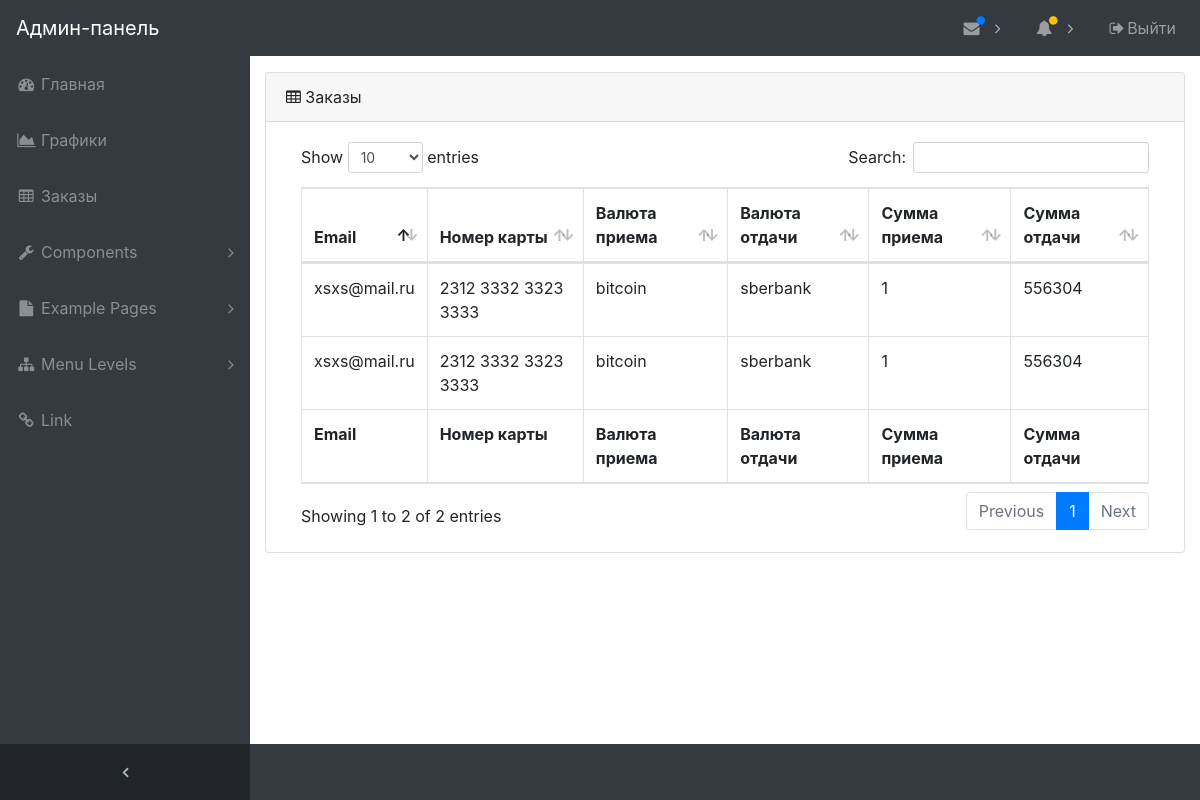
The app's page /orders/, older data.
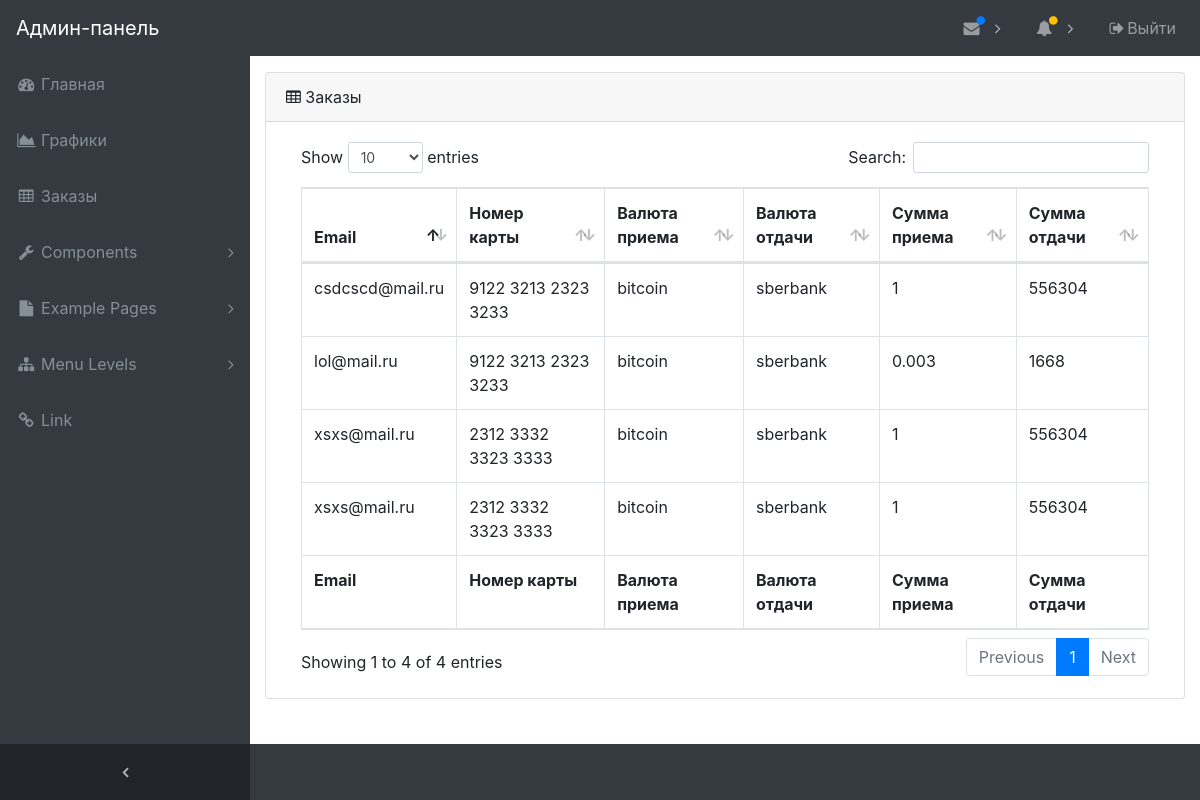
The same page, newer data.
### orders/models.py (models this page shows, shortened)
class Orders(models.Model):
    email= models.EmailField()
    card_number = models.CharField(max_length=20, verbose_name=u'Номер карты')
    input_val = models.CharField(max_length=20, verbose_name=u'Валюта приема')
    output_val = models.CharField(max_length=20, verbose_name=u'Валюта отдачи')
    sum_from = models.CharField(max_length=10, verbose_name=u'Сумма приема')
    sum_to = models.CharField(max_length=10, verbose_name=u'Сумма отдачи')
    class Meta:
        verbose_name_plural = 'Заказы'
        verbose_name = 'Заказ'

### orders/views.py (the view)
# urls.py: path('orders/', all_orders, name='orders'),
def all_orders(request):
    orders = {
        'orders': Orders.objects.all()
        }
    return render(request, 'orders/tables.html', orders)

### orders/templates/orders/tables.html
{% extends "orders/base.html" %}
{% block content %}
  <div class="content-wrapper">
    <div class="container-fluid">
      <div class="card mb-3">
        <div class="card-header">
          <i class="fa fa-table"></i> Заказы</div>
        <div class="card-body">
          <div class="table-responsive">
            <table class="table table-bordered" id="dataTable" width="100%" cellspacing="0">
              <thead>
                <tr>
                  <th>Email</th>
                  <th>Номер карты</th>
                  <th>Валюта приема</th>
                  <th>Валюта отдачи</th>
                  <th>Сумма приема</th>
                  <th>Сумма отдачи</th>
                </tr>
              </thead>
              <tfoot>
                <tr>
                  <th>Email</th>
                  <th>Номер карты</th>
                  <th>Валюта приема</th>
                  <th>Валюта отдачи</th>
                  <th>Сумма приема</th>
                  <th>Сумма отдачи</th>
                </tr>
              </tfoot>
              <tbody>
                {% for order in orders %}
                <tr>
                  <td>{{ order.email }}</td>
                  <td>{{ order.card_number }}</td>
                  <td>{{ order.input_val }}</td>
                  <td>{{ order.output_val }}</td>
                  <td>{{ order.sum_from }}</td>
                  <td>{{ order.sum_to }}</td>
                </tr>
                {% endfor %}
              </tbody>
            </table>
          </div>
        </div>
      </div>
    </div>
{% endblock %}

### orders/templates/orders/base.html (shortened to what this page needs)
<!DOCTYPE html>
<html lang="en">
<head>
  {% load static %}
  <link href="{% static "vendor/bootstrap/css/bootstrap.min.css" %}" rel="stylesheet">
  <link href="{% static "vendor/font-awesome/css/font-awesome.min.css" %}" rel="stylesheet" type="text/css">
  <link href="{% static "vendor/datatables/dataTables.bootstrap4.css" %}" rel="stylesheet">
  <link href="{% static "css/sb-admin.css" %}" rel="stylesheet">
</head>
<body class="fixed-nav sticky-footer bg-dark" id="page-top">
        <nav class="navbar navbar-expand-lg navbar-dark bg-dark fixed-top" id="mainNav">
          <a class="navbar-brand" href="index.html">Админ-панель</a>
          <div class="collapse navbar-collapse" id="navbarResponsive">
            <ul class="navbar-nav navbar-sidenav" id="exampleAccordion">
              <li class="nav-item" data-toggle="tooltip" data-placement="right" title="Dashboard">
                <a class="nav-link" href="{% url 'adminp' %}">
                  <i class="fa fa-fw fa-dashboard"></i>
                  <span class="nav-link-text">Главная</span>
                </a>
              </li>
              <li class="nav-item" data-toggle="tooltip" data-placement="right" title="Charts">
                <a class="nav-link" href="charts.html">
                  <i class="fa fa-fw fa-area-chart"></i>
                  <span class="nav-link-text">Графики</span>
                </a>
              </li>
              <li class="nav-item" data-toggle="tooltip" data-placement="right" title="Tables">
                <a class="nav-link" href="{% url 'orders' %}">
                  <i class="fa fa-fw fa-table"></i>
                  <span class="nav-link-text">Заказы</span>
                </a>
              </li>
              <li class="nav-item" data-toggle="tooltip" data-placement="right" title="Components">
                <a class="nav-link nav-link-collapse collapsed" data-toggle="collapse" href="#collapseComponents" data-parent="#exampleAccordion">
                  <i class="fa fa-fw fa-wrench"></i>
                  <span class="nav-link-text">Components</span>
                </a>
              </li>
              <li class="nav-item" data-toggle="tooltip" data-placement="right" title="Example Pages">
                <a class="nav-link nav-link-collapse collapsed" data-toggle="collapse" href="#collapseExamplePages" data-parent="#exampleAccordion">
                  <i class="fa fa-fw fa-file"></i>
                  <span class="nav-link-text">Example Pages</span>
                </a>
              </li>
              <li class="nav-item" data-toggle="tooltip" data-placement="right" title="Menu Levels">
                <a class="nav-link nav-link-collapse collapsed" data-toggle="collapse" href="#collapseMulti" data-parent="#exampleAccordion">
                  <i class="fa fa-fw fa-sitemap"></i>
                  <span class="nav-link-text">Menu Levels</span>
                </a>
              </li>
              <li class="nav-item" data-toggle="tooltip" data-placement="right" title="Link">
                <a class="nav-link" href="#">
                  <i class="fa fa-fw fa-link"></i>
                  <span class="nav-link-text">Link</span>
                </a>
              </li>
            </ul>
            <ul class="navbar-nav sidenav-toggler">
              <li class="nav-item">
                <a class="nav-link text-center" id="sidenavToggler">
                  <i class="fa fa-fw fa-angle-left"></i>
                </a>
              </li>
            </ul>
            <ul class="navbar-nav ml-auto">
              <li class="nav-item dropdown">
                <a class="nav-link dropdown-toggle mr-lg-2" id="messagesDropdown" href="#" data-toggle="dropdown" aria-haspopup="true" aria-expanded="false">
                  <i class="fa fa-fw fa-envelope"></i>
                  <span class="indicator text-primary d-none d-lg-block">
                    <i class="fa fa-fw fa-circle"></i>
                  </span>
                </a>
              </li>
              <li class="nav-item dropdown">
                <a class="nav-link dropdown-toggle mr-lg-2" id="alertsDropdown" href="#" data-toggle="dropdown" aria-haspopup="true" aria-expanded="false">
                  <i class="fa fa-fw fa-bell"></i>
                  <span class="indicator text-warning d-none d-lg-block">
                    <i class="fa fa-fw fa-circle"></i>
                  </span>
                </a>
              </li>
              <li class="nav-item">
                <a class="nav-link" data-toggle="modal" data-target="#exampleModal">
                  <i class="fa fa-fw fa-sign-out"></i>Выйти</a>
              </li>
            </ul>
          </div>
        </nav>
{% block content %}
{% endblock %}
</div>
</body>
</html>

### static/css/sb-admin.css (style rules this page uses)
html { position: relative; min-height: 100%; }
body { overflow-x: hidden; }
body.sticky-footer { margin-bottom: 56px; }
body.sticky-footer .content-wrapper { min-height: calc(100vh - 56px - 56px); }
body.fixed-nav { padding-top: 56px; }
.content-wrapper { min-height: calc(100vh - 56px); padding-top: 1rem; }
#mainNav .navbar-collapse { overflow: auto; max-height: 75vh; }
#mainNav .navbar-collapse .navbar-nav .nav-item .nav-link { cursor: pointer; }
#mainNav .navbar-collapse .navbar-sidenav .nav-link-collapse:after { float: right; content: '\f107'; font-family: 'FontAwesome'; }
#mainNav .navbar-collapse .navbar-sidenav .nav-link-collapse.collapsed:after { content: '\f105'; }
#mainNav .navbar-collapse .sidenav-toggler { display: none; }
#mainNav .navbar-collapse .navbar-nav > .nav-item.dropdown > .nav-link { position: relative; min-width: 45px; }
#mainNav .navbar-collapse .navbar-nav > .nav-item.dropdown > .nav-link:after { float: right; width: auto; content: '\f105'; border: none; font-family: 'FontAwesome'; }
#mainNav .navbar-collapse .navbar-nav > .nav-item.dropdown > .nav-link .indicator { position: absolute; top: 5px; left: 21px; font-size: 10px; }
@media (min-width: 992px) { #mainNav .navbar-brand { width: 250px; } }
@media (min-width: 992px) { #mainNav .navbar-collapse { overflow: visible; max-height: none; } }
@media (min-width: 992px) { #mainNav .navbar-collapse .navbar-sidenav { position: absolute; top: 0; left: 0; -webkit-flex-direction: column; -ms-flex-direction: column; flex-direction: column; margin-top: 56px; } }
@media (min-width: 992px) { #mainNav .navbar-collapse .navbar-sidenav > .nav-item { width: 250px; padding: 0; } }
@media (min-width: 992px) { #mainNav .navbar-collapse .navbar-sidenav > .nav-item > .nav-link { padding: 1em; } }
@media (min-width: 992px) { #mainNav .navbar-collapse .navbar-nav > .nav-item.dropdown > .nav-link { min-width: 0; } }
@media (min-width: 992px) { #mainNav .navbar-collapse .navbar-nav > .nav-item.dropdown > .nav-link:after { width: 24px; text-align: center; } }
#mainNav.fixed-top .sidenav-toggler { display: none; }
@media (min-width: 992px) { #mainNav.fixed-top .navbar-sidenav { height: calc(100vh - 112px); } }
@media (min-width: 992px) { #mainNav.fixed-top .sidenav-toggler { position: absolute; top: 0; left: 0; display: flex; -webkit-flex-direction: column; -ms-flex-direction: column; flex-direction: column; margin-top: calc(100vh - 56px); } }
@media (min-width: 992px) { #mainNav.fixed-top .sidenav-toggler > .nav-item { width: 250px; padding: 0; } }
@media (min-width: 992px) { #mainNav.fixed-top .sidenav-toggler > .nav-item > .nav-link { padding: 1em; } }
#mainNav.fixed-top.navbar-dark .sidenav-toggler { background-color: #212529; }
#mainNav.fixed-top.navbar-dark .sidenav-toggler a i { color: #adb5bd; }
.content-wrapper { overflow-x: hidden; background: white; }
@media (min-width: 992px) { .content-wrapper { margin-left: 250px; } }
#sidenavToggler i { font-weight: 800; }
#mainNav.navbar-dark .navbar-collapse .navbar-sidenav .nav-link-collapse:after { color: #868e96; }
#mainNav.navbar-dark .navbar-collapse .navbar-sidenav > .nav-item > .nav-link { color: #868e96; }
#mainNav.navbar-dark .navbar-collapse .navbar-nav > .nav-item.dropdown > .nav-link:after { color: #adb5bd; }
@media (min-width: 992px) { #mainNav.navbar-dark .navbar-collapse .navbar-sidenav { background: #343a40; } }

Row changes from the older to the newer data that the page shows:
added Orders: email "csdcscd@mail.ru", card_number "9122 3213 2323 3233", input_val "bitcoin", output_val "sberbank", sum_from "1", sum_to "556304"
added Orders: email "lol@mail.ru", card_number "9122 3213 2323 3233", input_val "bitcoin", output_val "sberbank", sum_from "0.003", sum_to "1668"
Text that changed along with them:
text written by a page script: "Show entries Search: Showing 1 to 2 of 2 entries Previous 1 Next" → "Show entries Search: Showing 1 to 4 of 4 entries Previous 1 Next"
